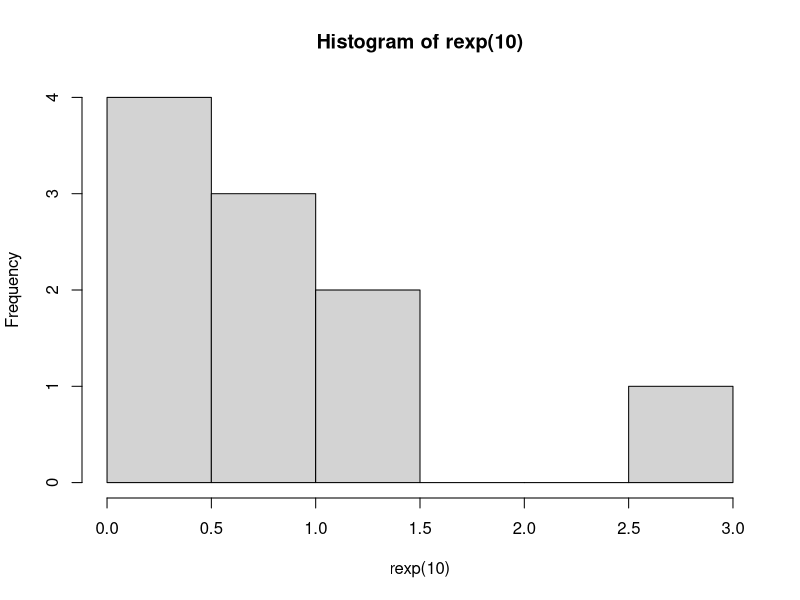
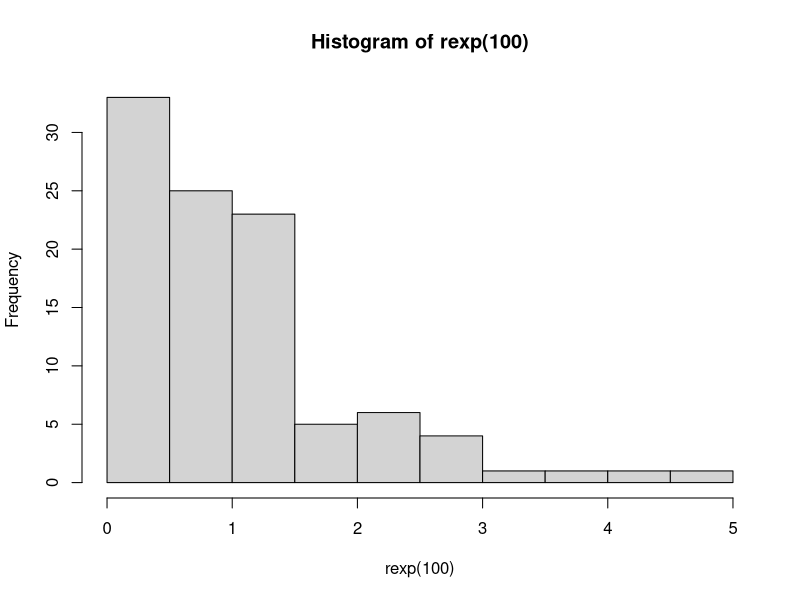
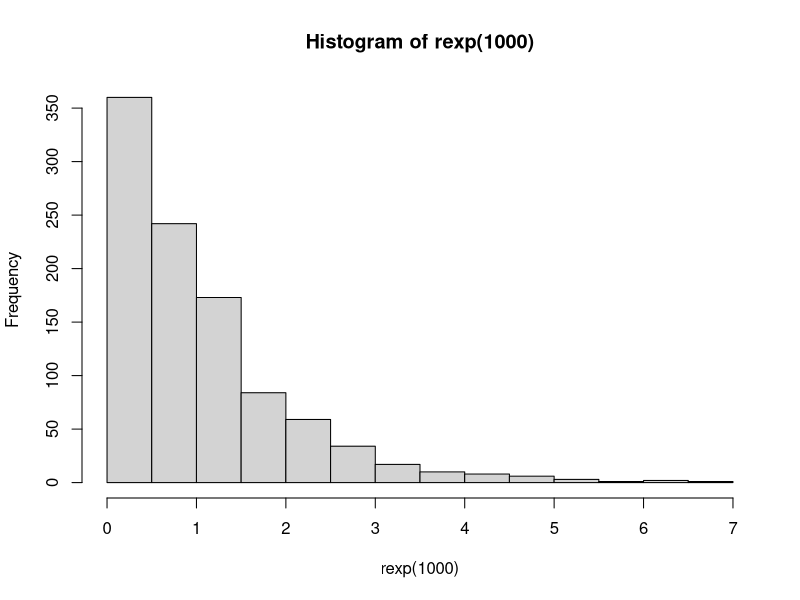
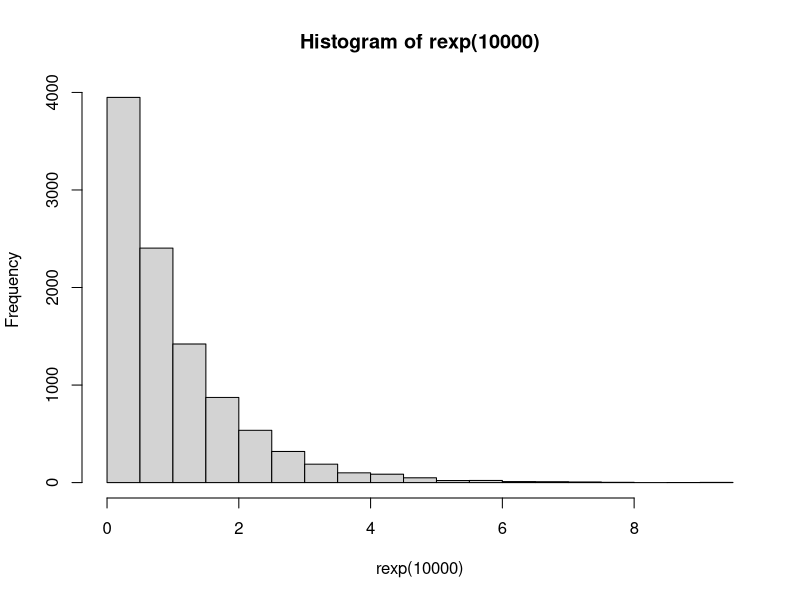

R code for these plots, in order:
#NOMOR 5A
dexp(3)

#NOMOR 5B
set.seed(1)
hist(rexp(10))
set.seed(1)
hist(rexp(100))
set.seed(1)
hist(rexp(1000))
set.seed(1)
hist(rexp(10000))

#NOMOR 5C
n <- 100
lambda <- 3
rataan <- lambda
varian <- lambda*lambda
rataan
varian